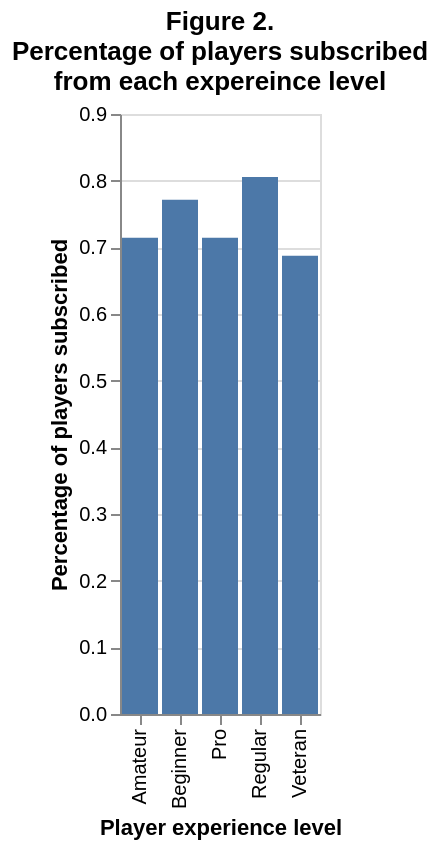

The notebook cell saved with this chart:
### Code cell
subscription_proportion = players_data.groupby('experience')['subscribe'].mean()
subscription_proportion_df = pd.DataFrame(subscription_proportion).reset_index()
experience_percent_plot = alt.Chart(subscription_proportion_df, title=["Figure 2.", "Percentage of players subscribed", "from each expereince level"]).mark_bar().encode(
    x=alt.X("experience").title("Player experience level"),
    y=alt.Y('subscribe').title("Percentage of players subscribed"),
)
experience_percent_plot

### Figure 1 — Vega specification as saved in the notebook (floating-point values rounded to 4 significant figures)
{"$schema": "https://vega.github.io/schema/vega/v5.json", "data": [{"name": "source_0", "values": [{"experience": "Amateur", "subscribe_end": 0.7143, "subscribe_start": 0.0}, {"experience": "Beginner", "subscribe_end": 0.7714, "subscribe_start": 0.0}, {"experience": "Pro", "subscribe_end": 0.7143, "subscribe_start": 0.0}, {"experience": "Regular", "subscribe_end": 0.8056, "subscribe_start": 0.0}, {"experience": "Veteran", "subscribe_end": 0.6875, "subscribe_start": 0.0}]}, {"name": "source_0_x_domain_experience", "values": [{"experience": "Amateur"}, {"experience": "Beginner"}, {"experience": "Pro"}, {"experience": "Regular"}, {"experience": "Veteran"}]}], "signals": [{"name": "x_step", "value": 20}, {"name": "width", "update": "bandspace(domain('x').length, 0.1, 0.05) * x_step"}], "marks": [{"type": "rect", "name": "marks", "from": {"data": "source_0"}, "encode": {"update": {"fill": {"value": "#4c78a8"}, "y2": {"field": "subscribe_start", "scale": "y"}, "x": {"field": "experience", "scale": "x"}, "width": {"signal": "max(0.25, bandwidth('x'))"}, "y": {"field": "subscribe_end", "scale": "y"}}}, "style": ["bar"]}], "scales": [{"name": "x", "type": "band", "domain": {"data": "source_0_x_domain_experience", "field": "experience", "sort": true}, "range": {"step": {"signal": "x_step"}}, "paddingInner": 0.1, "paddingOuter": 0.05}, {"name": "y", "type": "linear", "domain": {"data": "source_0", "fields": ["subscribe_start", "subscribe_end"]}, "range": [{"signal": "height"}, 0], "zero": true, "nice": true}], "axes": [{"scale": "y", "aria": false, "minExtent": 0, "ticks": false, "maxExtent": 0, "orient": "left", "grid": true, "domain": false, "labels": false, "gridScale": "x", "zindex": 0, "tickCount": {"signal": "ceil(height/40)"}}, {"scale": "x", "labelAngle": 270, "labelBaseline": "middle", "zindex": 0, "labelAlign": "right", "grid": false, "orient": "bottom", "title": "Player experience level"}, {"scale": "y", "orient": "left", "grid": false, "zindex": 0, "title": "Percentage of players subscribed", "labelOverlap": true, "tickCount": {"signal": "ceil(height/40)"}}], "title": {"text": ["Figure 2.", "Percentage of players subscribed", "from each expereince level"], "frame": "group"}, "background": "white", "padding": 5, "height": 300, "style": "cell"}
